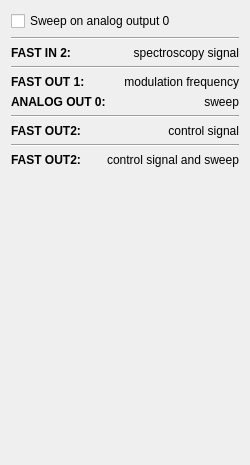
         <widget class="GeneralPanel" name="page_2">
          <property name="geometry">
           <rect>
            <x>0</x>
            <y>0</y>
            <width>250</width>
            <height>465</height>
           </rect>
          </property>
          <attribute name="label">
           <string>General</string>
          </attribute>
          <layout class="QVBoxLayout" name="verticalLayout_15">
           <item>
            <widget class="QCheckBox" name="rampOnSlow">
             <property name="text">
              <string>Sweep on analog output 0</string>
             </property>
            </widget>
           </item>
           <item>
            <widget class="Line" name="line_2">
             <property name="orientation">
              <enum>Qt::Horizontal</enum>
             </property>
            </widget>
           </item>
           <item>
            <layout class="QHBoxLayout" name="horizontalLayout_10">
             <item>
              <widget class="QLabel" name="label_11">
               <property name="text">
                <string>&lt;html&gt;&lt;head/&gt;&lt;body&gt;&lt;p&gt;&lt;span style=&quot; font-weight:600;&quot;&gt;FAST IN 2:&lt;/span&gt;&lt;/p&gt;&lt;/body&gt;&lt;/html&gt;</string>
               </property>
               <property name="textFormat">
                <enum>Qt::RichText</enum>
               </property>
              </widget>
             </item>
             <item>
              <widget class="QLabel" name="label_12">
               <property name="text">
                <string>spectroscopy signal</string>
               </property>
               <property name="alignment">
                <set>Qt::AlignRight|Qt::AlignTrailing|Qt::AlignVCenter</set>
               </property>
               <property name="wordWrap">
                <bool>true</bool>
               </property>
              </widget>
             </item>
            </layout>
           </item>
           <item>
            <widget class="Line" name="line">
             <property name="orientation">
              <enum>Qt::Horizontal</enum>
             </property>
            </widget>
           </item>
           <item>
            <layout class="QHBoxLayout" name="horizontalLayout_11">
             <item>
              <widget class="QLabel" name="label_14">
               <property name="text">
                <string>&lt;html&gt;&lt;head/&gt;&lt;body&gt;&lt;p&gt;&lt;span style=&quot; font-weight:600;&quot;&gt;FAST OUT 1:&lt;/span&gt;&lt;/p&gt;&lt;/body&gt;&lt;/html&gt;</string>
               </property>
               <property name="textFormat">
                <enum>Qt::RichText</enum>
               </property>
              </widget>
             </item>
             <item>
              <widget class="QLabel" name="label_13">
               <property name="text">
                <string>modulation frequency</string>
               </property>
               <property name="alignment">
                <set>Qt::AlignRight|Qt::AlignTrailing|Qt::AlignVCenter</set>
               </property>
               <property name="wordWrap">
                <bool>true</bool>
               </property>
              </widget>
             </item>
            </layout>
           </item>
           <item>
            <widget class="QWidget" name="explainSweepOnAnalog" native="true">
             <layout class="QVBoxLayout" name="verticalLayout_16">
              <property name="spacing">
               <number>6</number>
              </property>
              <property name="leftMargin">
               <number>0</number>
              </property>
              <property name="topMargin">
               <number>0</number>
              </property>
              <property name="rightMargin">
               <number>0</number>
              </property>
              <property name="bottomMargin">
               <number>0</number>
              </property>
              <item>
               <layout class="QHBoxLayout" name="horizontalLayout_15">
                <item>
                 <widget class="QLabel" name="label_21">
                  <property name="text">
                   <string>&lt;html&gt;&lt;head/&gt;&lt;body&gt;&lt;p&gt;&lt;span style=&quot; font-weight:600;&quot;&gt;ANALOG OUT 0:&lt;/span&gt;&lt;/p&gt;&lt;/body&gt;&lt;/html&gt;</string>
                  </property>
                 </widget>
                </item>
                <item>
                 <widget class="QLabel" name="label_22">
                  <property name="text">
                   <string>sweep</string>
                  </property>
                  <property name="alignment">
                   <set>Qt::AlignRight|Qt::AlignTrailing|Qt::AlignVCenter</set>
                  </property>
                 </widget>
                </item>
               </layout>
              </item>
              <item>
               <widget class="Line" name="line_4">
                <property name="orientation">
                 <enum>Qt::Horizontal</enum>
                </property>
               </widget>
              </item>
              <item>
               <layout class="QHBoxLayout" name="horizontalLayout_14">
                <item>
                 <widget class="QLabel" name="label_19">
                  <property name="text">
                   <string>&lt;html&gt;&lt;head/&gt;&lt;body&gt;&lt;p&gt;&lt;span style=&quot; font-weight:600;&quot;&gt;FAST OUT2:&lt;/span&gt;&lt;/p&gt;&lt;/body&gt;&lt;/html&gt;</string>
                  </property>
                 </widget>
                </item>
                <item>
                 <widget class="QLabel" name="label_20">
                  <property name="text">
                   <string>control signal</string>
                  </property>
                  <property name="alignment">
                   <set>Qt::AlignRight|Qt::AlignTrailing|Qt::AlignVCenter</set>
                  </property>
                 </widget>
                </item>
               </layout>
              </item>
             </layout>
            </widget>
           </item>
           <item>
            <widget class="Line" name="line_3">
             <property name="orientation">
              <enum>Qt::Horizontal</enum>
             </property>
            </widget>
           </item>
           <item>
            <widget class="QWidget" name="explainNoSweepOnAnalog" native="true">
             <layout class="QHBoxLayout" name="horizontalLayout_18">
              <property name="leftMargin">
               <number>0</number>
              </property>
              <property name="topMargin">
               <number>0</number>
              </property>
              <property name="rightMargin">
               <number>0</number>
              </property>
              <property name="bottomMargin">
               <number>0</number>
              </property>
              <item>
               <layout class="QHBoxLayout" name="horizontalLayout_17">
                <item>
                 <widget class="QLabel" name="label_25">
                  <property name="text">
                   <string>&lt;html&gt;&lt;head/&gt;&lt;body&gt;&lt;p&gt;&lt;span style=&quot; font-weight:600;&quot;&gt;FAST OUT2:&lt;/span&gt;&lt;/p&gt;&lt;/body&gt;&lt;/html&gt;</string>
                  </property>
                 </widget>
                </item>
                <item>
                 <widget class="QLabel" name="label_26">
                  <property name="text">
                   <string>control signal and sweep</string>
                  </property>
                  <property name="alignment">
                   <set>Qt::AlignRight|Qt::AlignTrailing|Qt::AlignVCenter</set>
                  </property>
                  <property name="wordWrap">
                   <bool>true</bool>
                  </property>
                 </widget>
                </item>
               </layout>
              </item>
             </layout>
            </widget>
           </item>
           <item>
            <spacer name="verticalSpacer_4">
             <property name="orientation">
              <enum>Qt::Vertical</enum>
             </property>
             <property name="sizeHint" stdset="0">
              <size>
               <width>20</width>
               <height>40</height>
              </size>
             </property>
            </spacer>
           </item>
          </layout>
         </widget>
